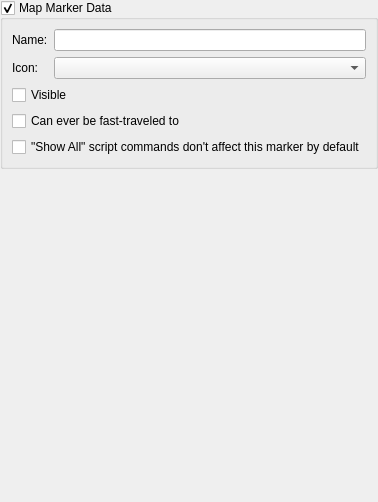
     <widget class="QWidget" name="pageMapMarker">
      <layout class="QGridLayout" name="gridLayout_26">
       <property name="leftMargin">
        <number>0</number>
       </property>
       <property name="topMargin">
        <number>0</number>
       </property>
       <property name="rightMargin">
        <number>0</number>
       </property>
       <property name="bottomMargin">
        <number>0</number>
       </property>
       <item row="0" column="0">
        <widget class="QGroupBox" name="xMapMarkerGroupbox">
         <property name="title">
          <string>Map Marker Data</string>
         </property>
         <property name="checkable">
          <bool>true</bool>
         </property>
         <layout class="QGridLayout" name="gridLayout_27">
          <item row="1" column="1">
           <widget class="QComboBox" name="xMapMarkerType"/>
          </item>
          <item row="0" column="1">
           <widget class="QLineEdit" name="xMapMarkerName"/>
          </item>
          <item row="1" column="0">
           <widget class="QLabel" name="label_37">
            <property name="text">
             <string>Icon:</string>
            </property>
            <property name="buddy">
             <cstring>xMapMarkerType</cstring>
            </property>
           </widget>
          </item>
          <item row="0" column="0">
           <widget class="QLabel" name="label_36">
            <property name="text">
             <string>Name:</string>
            </property>
            <property name="buddy">
             <cstring>xMapMarkerName</cstring>
            </property>
           </widget>
          </item>
          <item row="2" column="0" colspan="2">
           <layout class="QGridLayout" name="gridLayout_28">
            <item row="0" column="0">
             <widget class="QCheckBox" name="xMapMarkerVisible">
              <property name="text">
               <string>Visible</string>
              </property>
             </widget>
            </item>
            <item row="1" column="0">
             <widget class="QCheckBox" name="xMapMarkerCanTravel">
              <property name="text">
               <string>Can ever be fast-traveled to</string>
              </property>
             </widget>
            </item>
            <item row="2" column="0">
             <widget class="QCheckBox" name="xMapMarkerShowAllHidden">
              <property name="text">
               <string>&quot;Show All&quot; script commands don't affect this marker by default</string>
              </property>
             </widget>
            </item>
           </layout>
          </item>
         </layout>
        </widget>
       </item>
       <item row="2" column="0">
        <spacer name="verticalSpacer_10">
         <property name="orientation">
          <enum>Qt::Vertical</enum>
         </property>
         <property name="sizeHint" stdset="0">
          <size>
           <width>20</width>
           <height>333</height>
          </size>
         </property>
        </spacer>
       </item>
      </layout>
     </widget>
